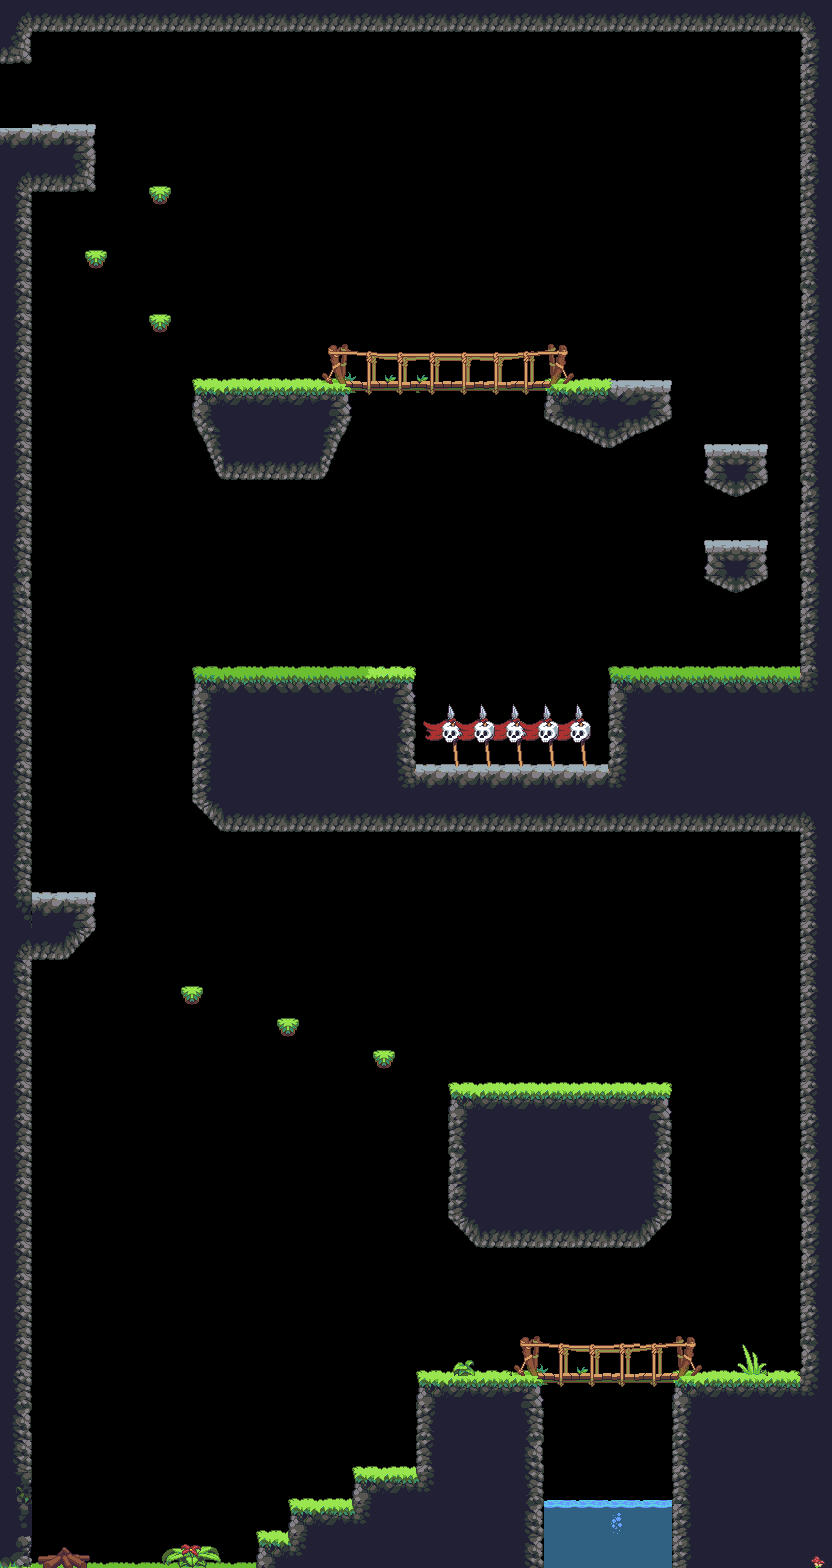

A level layout from a 2D game, rendered from its tile map. Below: a short description, then the map file with tile-grid data replaced by summaries:
An orthogonal 26x49 tile map with 32x32 px tiles, 3 tile layers (set, back, front), 3 tilesets and 36 objects.

<map version="1.0" orientation="orthogonal" renderorder="right-down" width="26" height="49" tilewidth="32" tileheight="32" nextobjectid="96">
 <tileset firstgid="1" name="Jungle_terrain" tilewidth="32" tileheight="32" tilecount="420" columns="28">
  <image source="Jungle_terrain.png" trans="000000" width="896" height="480" />
 </tileset>
 <tileset firstgid="421" name="triggers" tilewidth="32" tileheight="32" tilecount="6" columns="6">
  <image source="triggers.png" trans="000000" width="192" height="32" />
  <terraintypes>
   <terrain name="Nuevo Terreno" tile="-1" />
  </terraintypes>
  <tile id="0">
   <properties>
    <property name="player" value="yes" />
   </properties>
  </tile>
  <tile id="1">
   <properties>
    <property name="enemy" value="yes" />
   </properties>
  </tile>
  <tile id="2">
   <properties>
    <property name="exit" value="yes" />
   </properties>
  </tile>
  <tile id="3">
   <properties>
    <property name="reverse" value="yes" />
   </properties>
  </tile>
 </tileset>
 <tileset firstgid="427" name="objects" tilewidth="32" tileheight="32" tilecount="91" columns="13">
  <image source="objects.PNG" trans="000000" width="416" height="224" />
 </tileset>
 <layer name="set" width="26" height="49">
  <data>[1274 cells, 626 non-empty, 65 distinct tile ids]</data>
 </layer>
 <layer name="back" width="26" height="49">
  <data>[1274 cells, 136 non-empty, 25 distinct tile ids]</data>
 </layer>
 <layer name="front" width="26" height="49">
  <data>[1274 cells, 130 non-empty, 28 distinct tile ids]</data>
 </layer>
 <objectgroup color="#ff0000" name="triggers" visible="0">
  <object id="1" gid="421" x="63" y="1536" width="32" height="32" />
  <object id="3" x="-73" y="129" width="104" height="1455">
   <properties>
    <property name="blockers" value="tlrb" />
   </properties>
  </object>
  <object id="4" x="30" y="-14" width="1596" height="46">
   <properties>
    <property name="blockers" value="tlrb" />
   </properties>
  </object>
  <object id="7" x="256" y="1536" width="286" height="28">
   <properties>
    <property name="blockers" value="tlrb" />
   </properties>
  </object>
  <object id="8" x="288" y="1504" width="254" height="33">
   <properties>
    <property name="blockers" value="tlrb" />
   </properties>
  </object>
  <object id="9" x="352" y="1473" width="191" height="30">
   <properties>
    <property name="blockers" value="tlrb" />
   </properties>
  </object>
  <object id="10" x="416" y="1376" width="125" height="97">
   <properties>
    <property name="blockers" value="tlb" />
   </properties>
  </object>
  <object id="11" x="674" y="1378" width="124" height="186">
   <properties>
    <property name="blockers" value="trb" />
   </properties>
  </object>
  <object id="12" x="421" y="1377" width="374" height="16">
   <properties>
    <property name="blockers" value="tb" />
   </properties>
  </object>
  <object id="14" x="0" y="1566" width="1605" height="36">
   <properties>
    <property name="blockers" value="tlrb" />
   </properties>
  </object>
  <object id="37" x="834" y="1058" width="474" height="34">
   <properties>
    <property name="blockers" value="tlrb" />
   </properties>
  </object>
  <object id="38" x="833" y="1025" width="410" height="36">
   <properties>
    <property name="blockers" value="tlrb" />
   </properties>
  </object>
  <object id="39" x="834" y="995" width="378" height="33">
   <properties>
    <property name="blockers" value="tlrb" />
   </properties>
  </object>
  <object id="72" x="800" y="4" width="43" height="1580">
   <properties>
    <property name="blockers" value="tlrb" />
   </properties>
  </object>
  <object id="74" x="450" y="1088" width="220" height="161">
   <properties>
    <property name="blockers" value="tlrb" />
   </properties>
  </object>
  <object id="75" x="374" y="1051" width="20" height="19">
   <properties>
    <property name="blockers" value="t" />
   </properties>
  </object>
  <object id="76" x="279" y="1019" width="15" height="17">
   <properties>
    <property name="blockers" value="t" />
   </properties>
  </object>
  <object id="77" x="182" y="988" width="21" height="15">
   <properties>
    <property name="blockers" value="t" />
   </properties>
  </object>
  <object id="78" x="32" y="895" width="63" height="65">
   <properties>
    <property name="blockers" value="tlrb" />
   </properties>
  </object>
  <object id="79" x="194" y="672" width="219" height="159">
   <properties>
    <property name="blockers" value="tlrb" />
   </properties>
  </object>
  <object id="80" x="609" y="672" width="190" height="158">
   <properties>
    <property name="blockers" value="tlrb" />
   </properties>
  </object>
  <object id="81" x="405" y="769" width="218" height="61">
   <properties>
    <property name="blockers" value="tlrb" />
   </properties>
  </object>
  <object id="82" x="704" y="544" width="63" height="51">
   <properties>
    <property name="blockers" value="t" />
   </properties>
  </object>
  <object id="83" x="705" y="447" width="62" height="52">
   <properties>
    <property name="blockers" value="t" />
   </properties>
  </object>
  <object id="84" x="195" y="387" width="472" height="56">
   <properties>
    <property name="blockers" value="tlrb" />
   </properties>
  </object>
  <object id="85" x="196" y="444" width="155" height="37">
   <properties>
    <property name="blockers" value="tlrb" />
   </properties>
  </object>
  <object id="86" x="149" y="314" width="21" height="16">
   <properties>
    <property name="blockers" value="t" />
   </properties>
  </object>
  <object id="87" x="84" y="251" width="22" height="16">
   <properties>
    <property name="blockers" value="t" />
   </properties>
  </object>
  <object id="88" x="148" y="187" width="24" height="19">
   <properties>
    <property name="blockers" value="t" />
   </properties>
  </object>
  <object id="89" x="28" y="127" width="66" height="62">
   <properties>
    <property name="blockers" value="tlrb" />
   </properties>
  </object>
  <object id="90" x="418" y="703" width="190" height="65">
   <properties>
    <property name="death" value="yes" />
   </properties>
  </object>
  <object id="91" gid="422" x="386" y="372" width="32" height="32" />
  <object id="92" gid="424" x="164" y="381" width="32" height="32" />
  <object id="93" gid="424" x="670" y="383" width="32" height="32" />
  <object id="94" gid="423" x="-1" y="115" width="32" height="32" />
  <object id="95" x="-47" y="-8" width="77" height="68">
   <properties>
    <property name="blockers" value="tlrb" />
   </properties>
  </object>
 </objectgroup>
</map>
